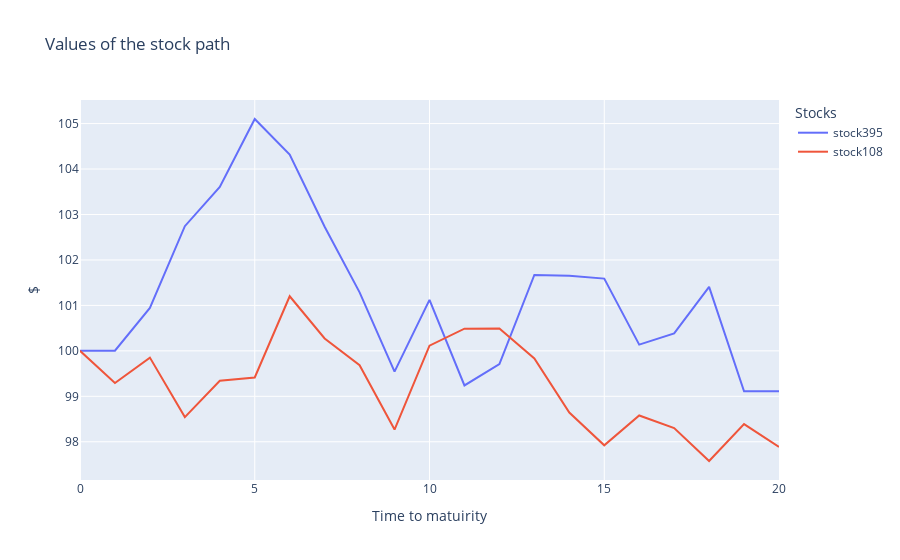

Source (notebook cell):
### Code cell
fig = go.Figure()
# Add traces for each column
for column in stock_prices.columns[values]:
    fig.add_trace(go.Scatter(x=stock_prices.index, y=stock_prices[column], mode='lines', name=f"stock{column}"))

# Update layout
fig.update_layout(
    title='Values of the stock path ',
    xaxis_title='Time to matuirity',
    yaxis_title='$',
    template='plotly',
    legend=dict(title='Stocks'),
)

# Show the plot
fig.show()

### Figure 1 — Plotly figure (JSON) as saved in the notebook; plotly's stock layout.template omitted (floating-point values rounded to 4 significant figures)
{"data": [{"mode": "lines", "name": "stock395", "type": "scatter", "x": [0, 1, 2, 3, 4, 5, 6, 7, 8, 9, 10, 11, 12, 13, 14, 15, 16, 17, 18, 19, 20], "y": [100, 100.0, 100.9, 102.7, 103.6, 105.1, 104.3, 102.7, 101.3, 99.54, 101.1, 99.24, 99.71, 101.7, 101.7, 101.6, 100.1, 100.4, 101.4, 99.11, 99.11]}, {"mode": "lines", "name": "stock108", "type": "scatter", "x": [0, 1, 2, 3, 4, 5, 6, 7, 8, 9, 10, 11, 12, 13, 14, 15, 16, 17, 18, 19, 20], "y": [100, 99.29, 99.85, 98.54, 99.34, 99.41, 101.2, 100.3, 99.68, 98.27, 100.1, 100.5, 100.5, 99.83, 98.64, 97.92, 98.58, 98.3, 97.58, 98.39, 97.88]}], "layout": {"legend": {"title": {"text": "Stocks"}}, "title": {"text": "Values of the stock path "}, "xaxis": {"title": {"text": "Time to matuirity"}}, "yaxis": {"title": {"text": "$"}}}}
